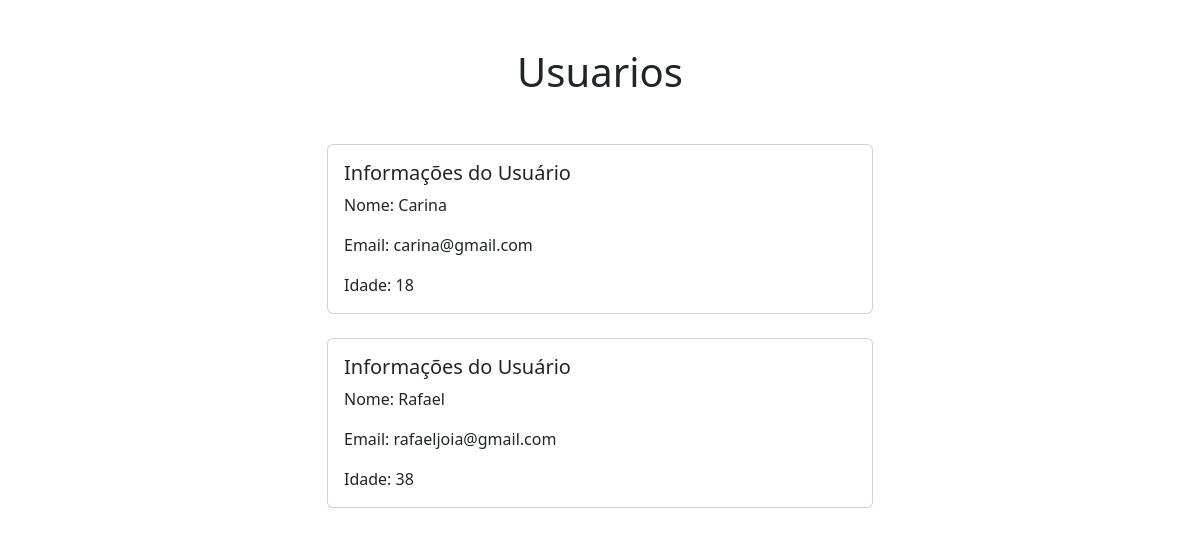
Page /home/ on the earlier database version.
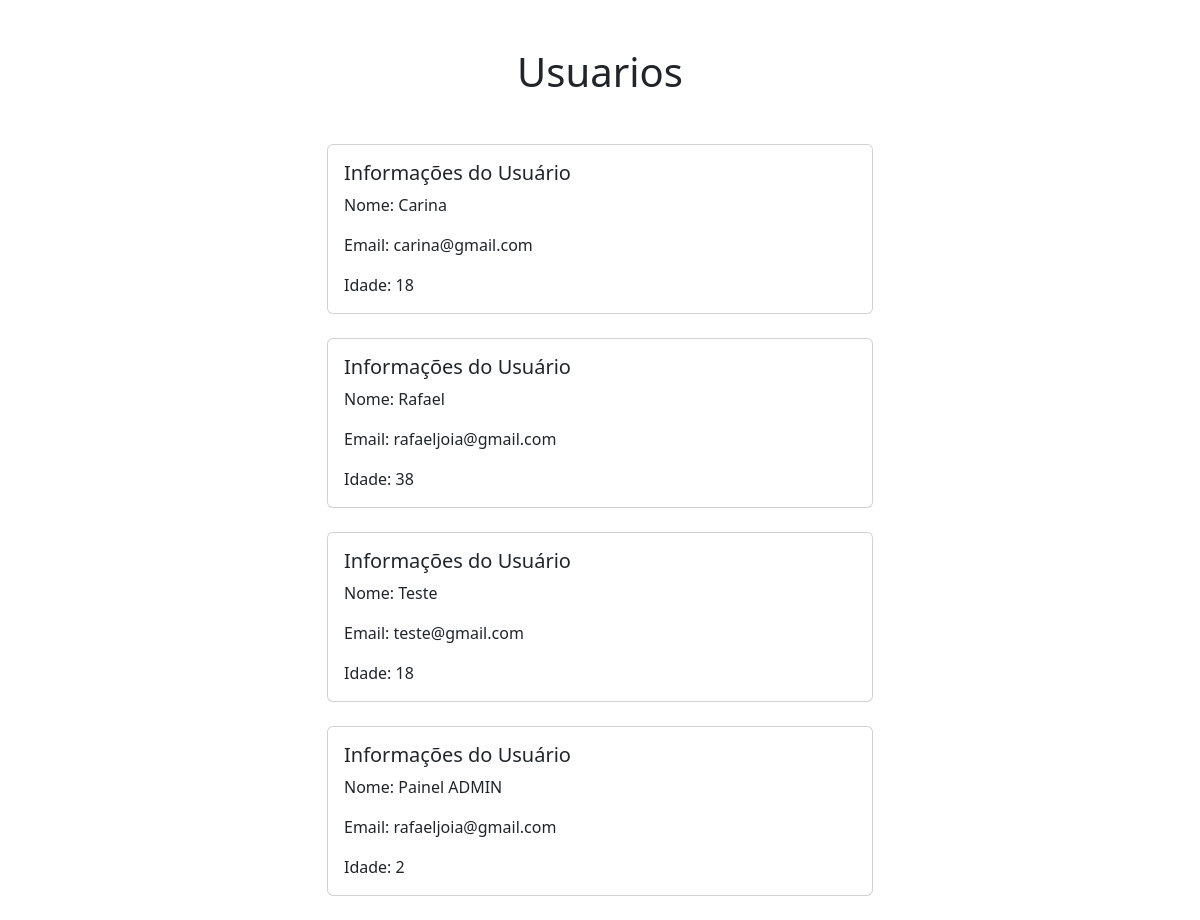
Same page on the later database version.
### first_app/models.py (models this page shows, shortened)
class Usuario(models.Model):
    nome = models.CharField(max_length=100)
    email = models.EmailField()
    idade = models.IntegerField()
    escolaridade = models.CharField(max_length=100)

### first_app/views.py (the view)
# urls.py: path('home/', home_view, name='welcome'),
def home_view(request):
    users = Usuario.objects.all()
    return render(request, 'welcome.html', {'user_list': users})

### first_app/templates/welcome.html (shortened to what this page needs)
<!DOCTYPE html>
<html lang="en">
<head>
    <link href="https://cdn.jsdelivr.net/npm/bootstrap@5.3.0-alpha1/dist/css/bootstrap.min.css" rel="stylesheet">
</head>
<body>
    <div class="container mt-5">
        <h1 class="text-center">Usuarios</h1>
        <div class="row mt-5">
            <div class="col-md-6 offset-md-3">
                {% for user in user_list %}
                <div class="card">
                    <div class="card-body">
                        <h5 class="card-title">Informações do Usuário</h5>
                        <p class="card-text">Nome: {{ user.nome }}</p>
                        <p class="card-text">Email: {{ user.email }}</p>
                        <p class="card-text">Idade: {{ user.idade }}</p>
                    </div>
                </div>
                <br>
                {% endfor %}
            </div>
        </div>
    </div>
</body>
</html>

Differences in the rows shown:
added Usuario: nome "Teste", email "teste@gmail.com", idade "18"
added Usuario: nome "Painel ADMIN", email "rafaeljoia@gmail.com", idade "2"
